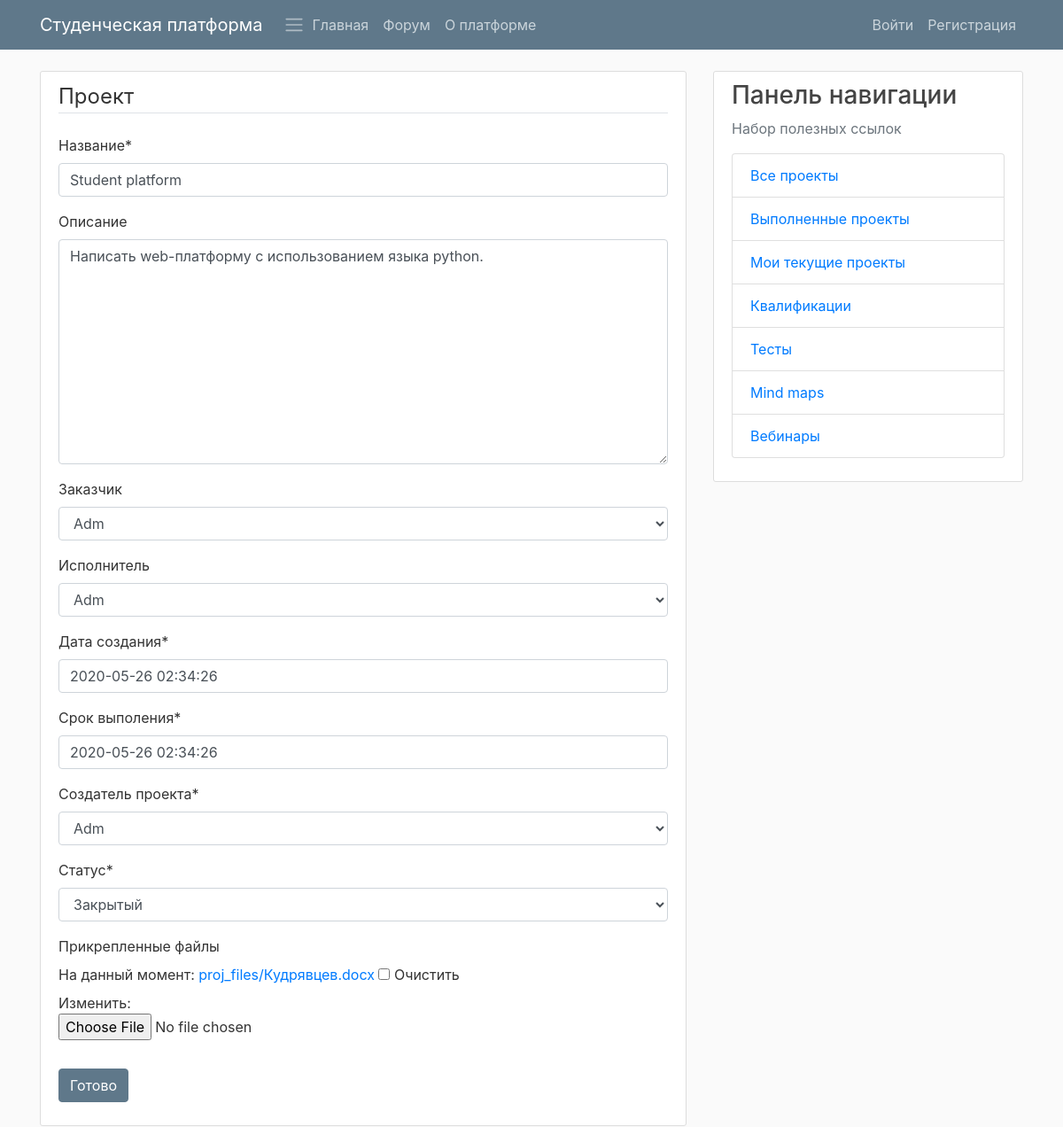
The page /platform/projects/1/update on the database its author committed.
### PlatformApp/models.py (models this page shows, shortened)
class StudyProject(models.Model):
    STATUS_READY = 'ЗАКРЫТЫЙ'
    STATUS_NOT_READY = 'ОТКРЫТЫЙ'
    STATUS_CHOISES = (
        (STATUS_READY, 'Закрытый'),
        (STATUS_NOT_READY, 'Открытый'),
    )
    title = models.CharField(max_length=100, verbose_name='Название')
    description = models.TextField(verbose_name='Описание', blank=True)
    customer = models.ForeignKey(
        User, on_delete=models.DO_NOTHING, related_name='project_customer', verbose_name='Заказчик', blank=True)
    executor = models.ForeignKey(
        User, on_delete=models.DO_NOTHING, null=True, related_name='project_executor', verbose_name='Исполнитель', blank=True)
    date_created = models.DateTimeField(
        default=timezone.now, verbose_name='Дата создания')
    date_deadline = models.DateTimeField(
        default=timezone.now, verbose_name='Срок выполения')
    author = models.ForeignKey(
        User, on_delete=models.DO_NOTHING, related_name='project_author', verbose_name='Создатель проекта')
    attached_file = models.FileField(
        upload_to='proj_files', null=True, verbose_name='Прикрепленные файлы', blank=True)
    status = models.CharField(
        max_length=100, choices=STATUS_CHOISES, default=STATUS_NOT_READY, verbose_name='Статус')

### PlatformApp/views.py (the view, shortened to what this page needs)
# urls.py: path('projects/<int:pk>/update', platfrom_views.StudyProjectUpdateView.as_view(), name='project-update'),
class StudyProjectUpdateView(UpdateView):
    model = StudyProject
    fields = ['title', 'description', 'customer', 'executor',
              'date_created', 'date_deadline', 'author', 'status', 'attached_file']

### PlatformApp/templates/PlatformApp/studyproject_form.html (shortened to what this page needs)
{% extends "PlatformApp/base.html" %}
{% load crispy_forms_tags %}
{% block content %}
<div class="content-section">
    <form method="POST" enctype="multipart/form-data">
        <fieldset class="form-group">
            <legend class="border-bottom mb-4">Проект</legend>
            {{ form|crispy }}
        </fieldset>
        <div class="form-group">
            <button class="btn btn-info" type="submit">Готово</button>
        </div>
    </form>
</div>
{% endblock content %}

### PlatformApp/static/PlatformApp/main.css (style rules this page uses)
body { background: #fafafa; color: #333333; margin-top: 5rem; }
.btn-info { background-color: #5f788a; border-color: #5f788a; }
.content-section { background: #ffffff; padding: 10px 20px; border: 1px solid #dddddd; border-radius: 3px; margin-bottom: 20px; }

### rows shown on the page
StudyProject: title "Student platform", description "Написать web-платформу с использованием языка python.", customer "Adm", executor "Adm", date_created "2020-05-26 02:34:26", date_deadline "2020-05-26 02:34:26", author "Adm", status "Закрытый"
